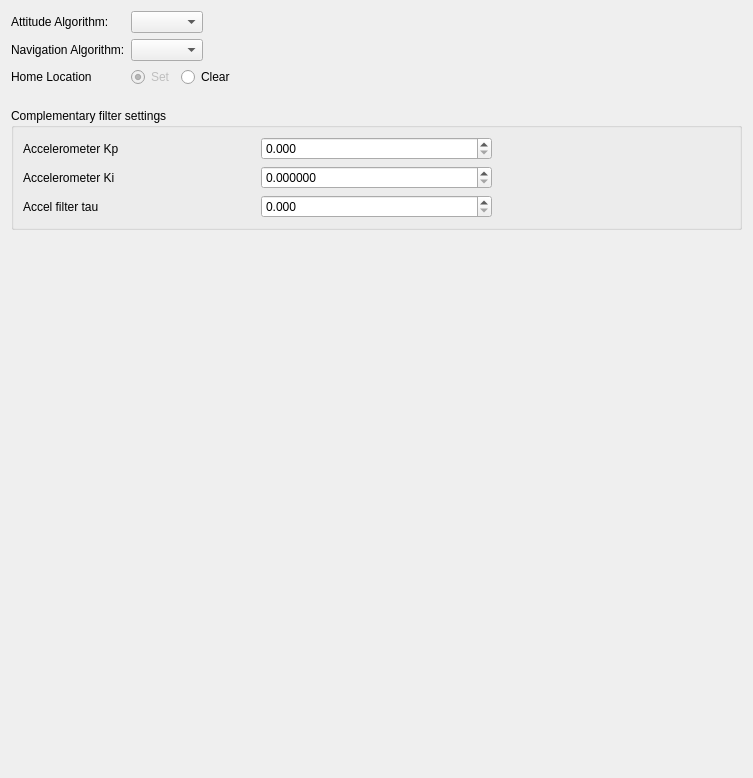
         <widget class="QWidget" name="scrollAreaWidgetContents">
          <property name="geometry">
           <rect>
            <x>0</x>
            <y>0</y>
            <width>753</width>
            <height>778</height>
           </rect>
          </property>
          <layout class="QVBoxLayout" name="verticalLayout_5">
           <item>
            <layout class="QFormLayout" name="formLayout_2">
             <property name="fieldGrowthPolicy">
              <enum>QFormLayout::FieldsStayAtSizeHint</enum>
             </property>
             <item row="0" column="0">
              <widget class="QLabel" name="label_20">
               <property name="text">
                <string>Attitude Algorithm:</string>
               </property>
              </widget>
             </item>
             <item row="0" column="1">
              <widget class="QComboBox" name="algorithm">
               <property name="objrelation" stdset="0">
                <stringlist notr="true">
                 <string>objname:StateEstimation</string>
                 <string>fieldname:AttitudeFilter</string>
                </stringlist>
               </property>
              </widget>
             </item>
             <item row="1" column="0">
              <widget class="QLabel" name="label_19">
               <property name="text">
                <string>Navigation Algorithm:</string>
               </property>
              </widget>
             </item>
             <item row="1" column="1">
              <widget class="QComboBox" name="comboBox">
               <property name="objrelation" stdset="0">
                <stringlist notr="true">
                 <string>objname:StateEstimation</string>
                 <string>fieldname:NavigationFilter</string>
                </stringlist>
               </property>
              </widget>
             </item>
             <item row="2" column="0">
              <widget class="QLabel" name="label_2">
               <property name="text">
                <string>Home Location</string>
               </property>
              </widget>
             </item>
             <item row="2" column="1">
              <layout class="QHBoxLayout" name="horizontalLayout_4">
               <item>
                <widget class="QRadioButton" name="homeLocationSet">
                 <property name="enabled">
                  <bool>false</bool>
                 </property>
                 <property name="toolTip">
                  <string>Saves the Home Location. This is only enabled
if the Home Location is set, i.e. if the GPS fix is
successful.

Disabled if there is no GPS fix.</string>
                 </property>
                 <property name="text">
                  <string>Set</string>
                 </property>
                 <property name="checked">
                  <bool>true</bool>
                 </property>
                </widget>
               </item>
               <item>
                <widget class="QRadioButton" name="homeLocationClear">
                 <property name="enabled">
                  <bool>true</bool>
                 </property>
                 <property name="toolTip">
                  <string>Clears the HomeLocation: only makes sense if you save
to SD. This will force the INS to use the next GPS fix as the
new home location unless it is in indoor mode.</string>
                 </property>
                 <property name="text">
                  <string>Clear</string>
                 </property>
                </widget>
               </item>
              </layout>
             </item>
            </layout>
           </item>
           <item>
            <spacer name="verticalSpacer">
             <property name="orientation">
              <enum>Qt::Vertical</enum>
             </property>
             <property name="sizeType">
              <enum>QSizePolicy::Fixed</enum>
             </property>
             <property name="sizeHint" stdset="0">
              <size>
               <width>20</width>
               <height>15</height>
              </size>
             </property>
            </spacer>
           </item>
           <item>
            <widget class="QGroupBox" name="groupBox_3">
             <property name="sizePolicy">
              <sizepolicy hsizetype="Minimum" vsizetype="Preferred">
               <horstretch>0</horstretch>
               <verstretch>0</verstretch>
              </sizepolicy>
             </property>
             <property name="title">
              <string>Complementary filter settings</string>
             </property>
             <layout class="QGridLayout" name="gridLayout_5">
              <item row="2" column="0">
               <widget class="QLabel" name="label_6">
                <property name="text">
                 <string>Accelerometer Ki</string>
                </property>
               </widget>
              </item>
              <item row="2" column="1">
               <widget class="QDoubleSpinBox" name="AccelKi">
                <property name="sizePolicy">
                 <sizepolicy hsizetype="Minimum" vsizetype="Fixed">
                  <horstretch>0</horstretch>
                  <verstretch>0</verstretch>
                 </sizepolicy>
                </property>
                <property name="decimals">
                 <number>6</number>
                </property>
                <property name="maximum">
                 <double>1.000000000000000</double>
                </property>
                <property name="singleStep">
                 <double>0.001000000000000</double>
                </property>
                <property name="objrelation" stdset="0">
                 <stringlist notr="true">
                  <string>objname:AttitudeSettings</string>
                  <string>fieldname:AccKi</string>
                  <string>buttongroup:1</string>
                 </stringlist>
                </property>
               </widget>
              </item>
              <item row="1" column="1">
               <widget class="QDoubleSpinBox" name="AccelKp">
                <property name="sizePolicy">
                 <sizepolicy hsizetype="Minimum" vsizetype="Fixed">
                  <horstretch>0</horstretch>
                  <verstretch>0</verstretch>
                 </sizepolicy>
                </property>
                <property name="decimals">
                 <number>3</number>
                </property>
                <property name="maximum">
                 <double>50.000000000000000</double>
                </property>
                <property name="singleStep">
                 <double>0.100000000000000</double>
                </property>
                <property name="objrelation" stdset="0">
                 <stringlist notr="true">
                  <string>objname:AttitudeSettings</string>
                  <string>fieldname:AccKp</string>
                  <string>buttongroup:1</string>
                 </stringlist>
                </property>
               </widget>
              </item>
              <item row="1" column="0">
               <widget class="QLabel" name="label_5">
                <property name="text">
                 <string>Accelerometer Kp</string>
                </property>
               </widget>
              </item>
              <item row="2" column="2">
               <widget class="QLabel" name="horizontalSpacerLabel">
                <property name="text">
                 <string/>
                </property>
               </widget>
              </item>
              <item row="3" column="0">
               <widget class="QLabel" name="label_7">
                <property name="text">
                 <string>Accel filter tau</string>
                </property>
               </widget>
              </item>
              <item row="3" column="1">
               <widget class="QDoubleSpinBox" name="AccelTau">
                <property name="decimals">
                 <number>3</number>
                </property>
                <property name="objrelation" stdset="0">
                 <stringlist notr="true">
                  <string>objname:AttitudeSettings</string>
                  <string>fieldname:AccelTau</string>
                  <string>buttongroup:1</string>
                 </stringlist>
                </property>
               </widget>
              </item>
             </layout>
            </widget>
           </item>
           <item>
            <spacer name="verticalSpacer_3">
             <property name="orientation">
              <enum>Qt::Vertical</enum>
             </property>
             <property name="sizeHint" stdset="0">
              <size>
               <width>20</width>
               <height>556</height>
              </size>
             </property>
            </spacer>
           </item>
          </layout>
         </widget>
